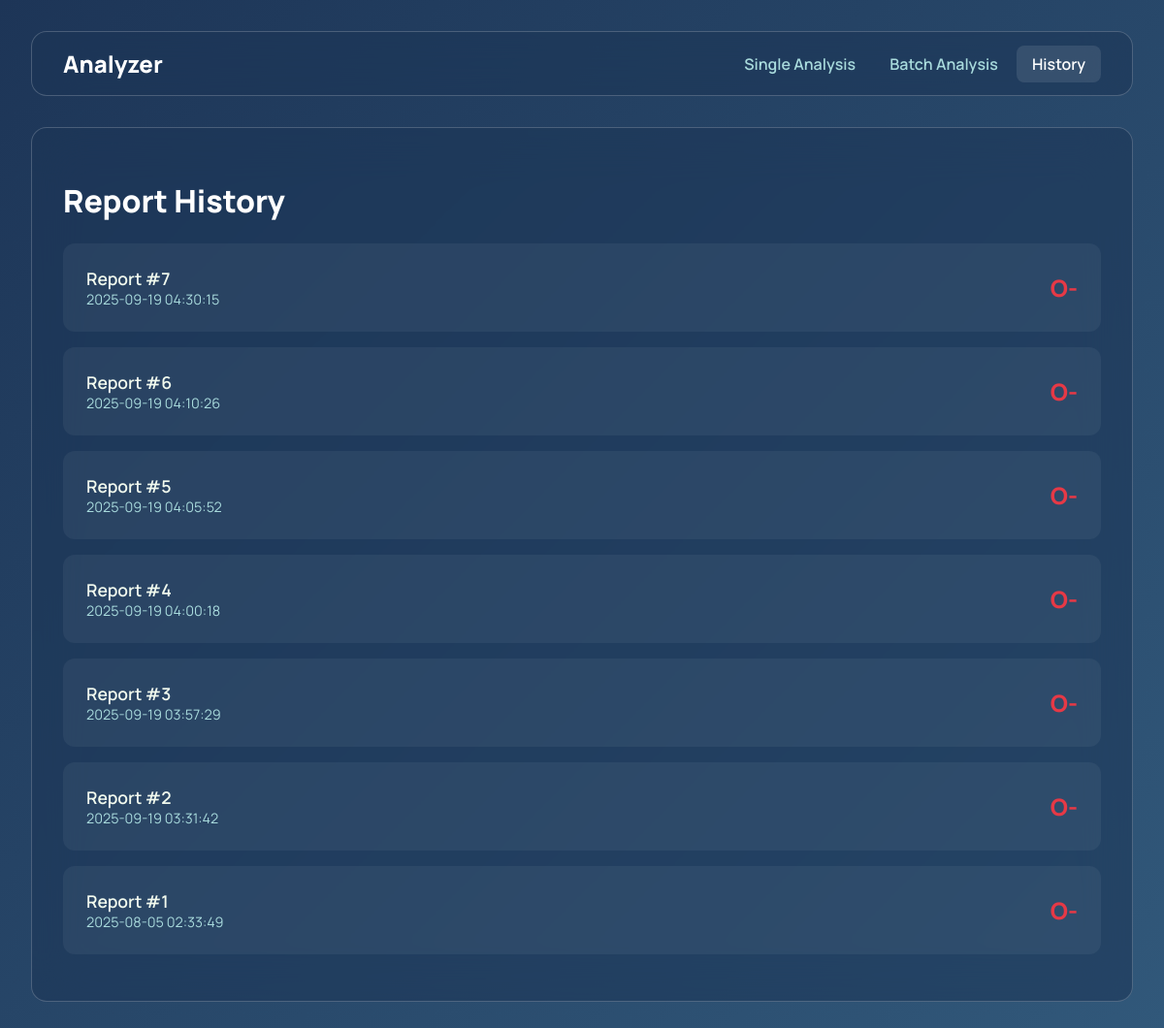
Before: /history with the older database file.
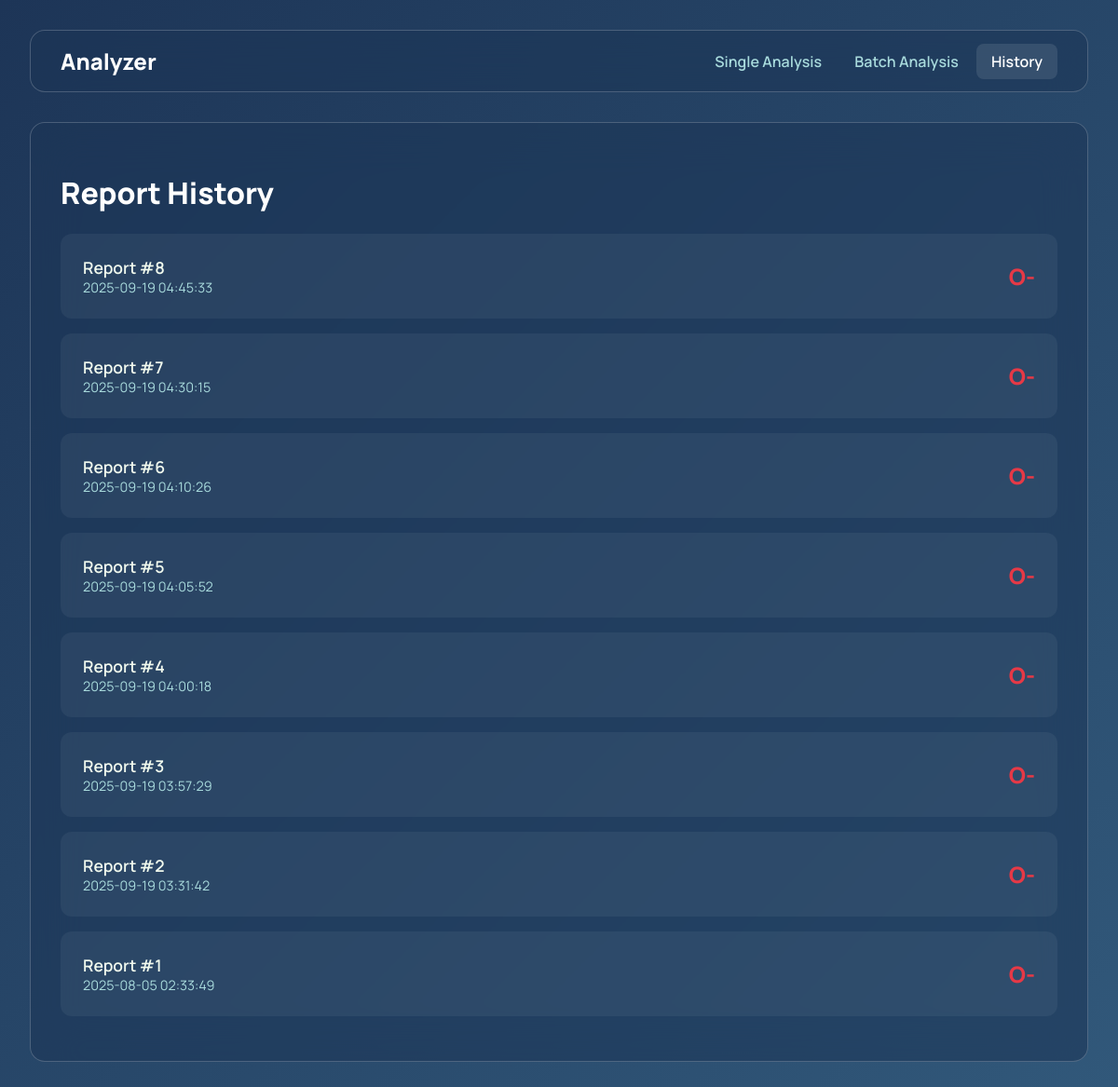
After: the same page with the newer database file.
### tables this page shows
CREATE TABLE reports (
  id INTEGER PRIMARY KEY AUTOINCREMENT,
  timestamp TEXT NOT NULL,
  blood_type TEXT NOT NULL,
  image_b64 TEXT NOT NULL,
  analysis_json TEXT NOT NULL
);

### app.py (the view)
@app.route('/history')
def history():
    db = get_db()
    reports = db.execute('SELECT id, timestamp, blood_type FROM reports ORDER BY timestamp DESC').fetchall()
    return render_template('history.html', reports=reports)

### app.py (called while the page is built)
def get_db():
    if 'db' not in g:
        g.db = sqlite3.connect(DATABASE)
        g.db.row_factory = sqlite3.Row
    return g.db

### templates/history.html (shortened to what this page needs)
{% extends "base.html" %}
{% block content %}
<div class="card">
    <h1>Report History</h1>
    {% if reports %}
        <ul class="report-list">
            {% for report in reports %}
                <li class="report-item">
                    <div>
                        <a href="{{ url_for('report', report_id=report.id) }}">Report #{{ report.id }}</a>
                        <div class="meta">{{ report.timestamp.split('.')[0] }}</div>
                    </div>
                    <div class="blood-type">{{ report.blood_type }}</div>
                </li>
            {% endfor %}
        </ul>
    {% else %}
        <p>No reports found. Perform an analysis to save a new report.</p>
    {% endif %}
</div>
{% endblock %}

### templates/base.html (shortened to what this page needs)
<!DOCTYPE html>
<html lang="en">
<head>
</head>
<body>
    <div class="main-container">
        <nav>
    <div class="logo">Analyzer</div>
    <div>
        <a href="{{ url_for('index') }}" class="{{ 'active' if request.endpoint == 'index' else '' }}">Single Analysis</a>
        <a href="{{ url_for('batch_process') }}" class="{{ 'active' if request.endpoint == 'batch_process' else '' }}">Batch Analysis</a>
        <a href="{{ url_for('history') }}" class="{{ 'active' if request.endpoint == 'history' else '' }}">History</a>
    </div>
</nav>
        <main>
            {% block content %}{% endblock %}
        </main>
    </div>
</body>
</html>

### templates/base.html (style rules this page uses)
:root { --accent-color: #e63946; --secondary-accent: #457b9d; --text-color: #f1faee; --text-muted: #a8dadc; --border-color: rgba(255, 255, 255, 0.2); --card-bg: rgba(29, 53, 87, 0.55); }
body { font-family: 'Manrope', sans-serif; background: linear-gradient(135deg, #1d3557, #457b9d, #a8dadc); background-size: 400% 400%; animation: gradientBG 15s ease infinite; color: var(--text-color); margin: 0; padding: 2rem; }
.main-container { max-width: 1200px; margin: auto; }
nav { background: var(--card-bg); backdrop-filter: blur(25px); -webkit-backdrop-filter: blur(25px); border-radius: 16px; border: 1px solid var(--border-color); padding: 1rem 2rem; margin-bottom: 2rem; display: flex; justify-content: space-between; align-items: center; }
nav .logo { font-size: 1.5rem; font-weight: 800; color: #fff; }
nav a { color: var(--text-muted); text-decoration: none; font-weight: 600; padding: 0.5rem 1rem; border-radius: 8px; transition: all 0.3s; }
nav a:hover, nav a.active { color: #fff; background-color: rgba(255,255,255,0.1); }

### templates/history.html (style rules this page uses)
.card { background: var(--card-bg); backdrop-filter: blur(25px); -webkit-backdrop-filter: blur(25px); border-radius: 16px; border: 1px solid var(--border-color); padding: 2rem; }
h1 { color: #fff; font-weight: 800; }
.report-list { list-style: none; padding: 0; }
.report-item { background: rgba(255,255,255,0.05); padding: 1.5rem; border-radius: 12px; margin-bottom: 1rem; display: flex; justify-content: space-between; align-items: center; transition: background-color 0.3s; }
.report-item a { color: var(--text-color); text-decoration: none; font-weight: 600; font-size: 1.1rem; }
.report-item .meta { font-size: 0.9rem; color: var(--text-muted); }
.report-item .blood-type { font-size: 1.5rem; font-weight: 800; color: var(--accent-color); }

Changed rows visible on the page:
added reports: id "8", timestamp "2025-09-19 04:45:33", blood_type "O-"
